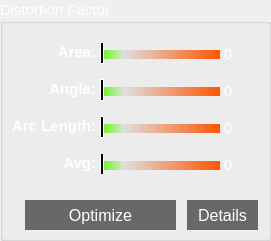
   <widget class="QGroupBox" name="distortion_area">
    <property name="geometry">
     <rect>
      <x>1220</x>
      <y>810</y>
      <width>271</width>
      <height>241</height>
     </rect>
    </property>
    <property name="palette">
     <palette>
      <active>
       <colorrole role="WindowText">
        <brush brushstyle="SolidPattern">
         <color alpha="255">
          <red>255</red>
          <green>255</green>
          <blue>255</blue>
         </color>
        </brush>
       </colorrole>
       <colorrole role="Text">
        <brush brushstyle="SolidPattern">
         <color alpha="255">
          <red>255</red>
          <green>255</green>
          <blue>255</blue>
         </color>
        </brush>
       </colorrole>
       <colorrole role="PlaceholderText">
        <brush brushstyle="NoBrush">
         <color alpha="128">
          <red>255</red>
          <green>255</green>
          <blue>255</blue>
         </color>
        </brush>
       </colorrole>
      </active>
      <inactive>
       <colorrole role="WindowText">
        <brush brushstyle="SolidPattern">
         <color alpha="255">
          <red>255</red>
          <green>255</green>
          <blue>255</blue>
         </color>
        </brush>
       </colorrole>
       <colorrole role="Text">
        <brush brushstyle="SolidPattern">
         <color alpha="255">
          <red>255</red>
          <green>255</green>
          <blue>255</blue>
         </color>
        </brush>
       </colorrole>
       <colorrole role="PlaceholderText">
        <brush brushstyle="NoBrush">
         <color alpha="128">
          <red>255</red>
          <green>255</green>
          <blue>255</blue>
         </color>
        </brush>
       </colorrole>
      </inactive>
      <disabled>
       <colorrole role="WindowText">
        <brush brushstyle="SolidPattern">
         <color alpha="255">
          <red>120</red>
          <green>120</green>
          <blue>120</blue>
         </color>
        </brush>
       </colorrole>
       <colorrole role="Text">
        <brush brushstyle="SolidPattern">
         <color alpha="255">
          <red>120</red>
          <green>120</green>
          <blue>120</blue>
         </color>
        </brush>
       </colorrole>
       <colorrole role="PlaceholderText">
        <brush brushstyle="NoBrush">
         <color alpha="128">
          <red>255</red>
          <green>255</green>
          <blue>255</blue>
         </color>
        </brush>
       </colorrole>
      </disabled>
     </palette>
    </property>
    <property name="font">
     <font>
      <pointsize>11</pointsize>
     </font>
    </property>
    <property name="autoFillBackground">
     <bool>false</bool>
    </property>
    <property name="title">
     <string>Distortion Factor</string>
    </property>
    <widget class="QLabel" name="label_err1">
     <property name="geometry">
      <rect>
       <x>1</x>
       <y>42</y>
       <width>95</width>
       <height>20</height>
      </rect>
     </property>
     <property name="font">
      <font>
       <pointsize>11</pointsize>
       <weight>75</weight>
       <bold>true</bold>
      </font>
     </property>
     <property name="styleSheet">
      <string notr="true">QLabel {color:white;}</string>
     </property>
     <property name="text">
      <string>Area:</string>
     </property>
     <property name="alignment">
      <set>Qt::AlignRight|Qt::AlignTrailing|Qt::AlignVCenter</set>
     </property>
     <property name="wordWrap">
      <bool>true</bool>
     </property>
    </widget>
    <widget class="QLabel" name="label_err2">
     <property name="geometry">
      <rect>
       <x>1</x>
       <y>79</y>
       <width>95</width>
       <height>20</height>
      </rect>
     </property>
     <property name="font">
      <font>
       <pointsize>11</pointsize>
       <weight>75</weight>
       <bold>true</bold>
      </font>
     </property>
     <property name="styleSheet">
      <string notr="true">QLabel {color:white;}</string>
     </property>
     <property name="text">
      <string>Angle:</string>
     </property>
     <property name="alignment">
      <set>Qt::AlignRight|Qt::AlignTrailing|Qt::AlignVCenter</set>
     </property>
     <property name="wordWrap">
      <bool>true</bool>
     </property>
    </widget>
    <widget class="QLabel" name="label_err3">
     <property name="geometry">
      <rect>
       <x>1</x>
       <y>116</y>
       <width>95</width>
       <height>20</height>
      </rect>
     </property>
     <property name="font">
      <font>
       <pointsize>11</pointsize>
       <weight>75</weight>
       <bold>true</bold>
      </font>
     </property>
     <property name="styleSheet">
      <string notr="true">QLabel {color:white;}</string>
     </property>
     <property name="text">
      <string>Arc Length:</string>
     </property>
     <property name="alignment">
      <set>Qt::AlignRight|Qt::AlignTrailing|Qt::AlignVCenter</set>
     </property>
     <property name="wordWrap">
      <bool>true</bool>
     </property>
    </widget>
    <widget class="QPushButton" name="pushButton_optimizePie">
     <property name="geometry">
      <rect>
       <x>25</x>
       <y>200</y>
       <width>151</width>
       <height>30</height>
      </rect>
     </property>
     <property name="font">
      <font>
       <pointsize>12</pointsize>
      </font>
     </property>
     <property name="styleSheet">
      <string notr="true">QPushButton#pushButton_optimizePie {
	color: white;
    background-color:  rgb(104, 104, 104);
    border-style: none;
    border-width: 2px;
    border-color: rgb(104, 104, 104);
}
QPushButton#pushButton_optimizePie:pressed {
    background-color: rgb(50, 50, 50);
    border-style: inset;
}</string>
     </property>
     <property name="text">
      <string>Optimize</string>
     </property>
    </widget>
    <widget class="QLabel" name="label_err4">
     <property name="geometry">
      <rect>
       <x>1</x>
       <y>153</y>
       <width>95</width>
       <height>20</height>
      </rect>
     </property>
     <property name="font">
      <font>
       <pointsize>11</pointsize>
       <weight>75</weight>
       <bold>true</bold>
      </font>
     </property>
     <property name="styleSheet">
      <string notr="true">QLabel {color:white;}</string>
     </property>
     <property name="text">
      <string>Avg:</string>
     </property>
     <property name="alignment">
      <set>Qt::AlignRight|Qt::AlignTrailing|Qt::AlignVCenter</set>
     </property>
     <property name="wordWrap">
      <bool>true</bool>
     </property>
    </widget>
    <widget class="QGroupBox" name="groupBox">
     <property name="geometry">
      <rect>
       <x>100</x>
       <y>32</y>
       <width>120</width>
       <height>151</height>
      </rect>
     </property>
     <property name="styleSheet">
      <string notr="true">QGroupBox{
border:none;
} </string>
     </property>
     <property name="title">
      <string/>
     </property>
     <widget class="QLabel" name="label_errorPin1">
      <property name="geometry">
       <rect>
        <x>0</x>
        <y>10</y>
        <width>4</width>
        <height>22</height>
       </rect>
      </property>
      <property name="font">
       <font>
        <family>Tunga</family>
        <pointsize>15</pointsize>
        <weight>75</weight>
        <italic>true</italic>
        <bold>true</bold>
       </font>
      </property>
      <property name="styleSheet">
       <string notr="true">QLabel#label_errorPin1 {
	background-color: rgb(0,0,0);
	color: white;
	border-width: 1px;
    border-style: solid;
    border-color: white;
}</string>
      </property>
      <property name="text">
       <string/>
      </property>
     </widget>
     <widget class="QLabel" name="label_errorBar1">
      <property name="geometry">
       <rect>
        <x>0</x>
        <y>18</y>
        <width>120</width>
        <height>9</height>
       </rect>
      </property>
      <property name="font">
       <font>
        <family>Tunga</family>
        <pointsize>15</pointsize>
        <weight>75</weight>
        <italic>true</italic>
        <bold>true</bold>
       </font>
      </property>
      <property name="styleSheet">
       <string notr="true">QLabel#label_errorBar1 {
	background-color: qlineargradient( x1:0 y1:0, x2:1 y2:0, stop:1 rgb(255, 85, 0), stop:0.2 rgb(223, 223, 223), stop:0 rgb(85, 255, 0) );
	color: white;
}</string>
      </property>
      <property name="text">
       <string/>
      </property>
     </widget>
     <widget class="QLabel" name="label_errorPin2">
      <property name="geometry">
       <rect>
        <x>0</x>
        <y>47</y>
        <width>4</width>
        <height>22</height>
       </rect>
      </property>
      <property name="font">
       <font>
        <family>Tunga</family>
        <pointsize>15</pointsize>
        <weight>75</weight>
        <italic>true</italic>
        <bold>true</bold>
       </font>
      </property>
      <property name="styleSheet">
       <string notr="true">QLabel#label_errorPin2 {
	background-color: rgb(0,0,0);
	color: white;
	border-width: 1px;
    border-style: solid;
    border-color: white;
}</string>
      </property>
      <property name="text">
       <string/>
      </property>
     </widget>
     <widget class="QLabel" name="label_errorBar2">
      <property name="geometry">
       <rect>
        <x>0</x>
        <y>55</y>
        <width>120</width>
        <height>9</height>
       </rect>
      </property>
      <property name="font">
       <font>
        <family>Tunga</family>
        <pointsize>15</pointsize>
        <weight>75</weight>
        <italic>true</italic>
        <bold>true</bold>
       </font>
      </property>
      <property name="styleSheet">
       <string notr="true">QLabel#label_errorBar2
 {
	background-color: qlineargradient( x1:0 y1:0, x2:1 y2:0, stop:1 rgb(255, 85, 0), stop:0.2 rgb(223, 223, 223), stop:0 rgb(85, 255, 0) );
	color: white;
}</string>
      </property>
      <property name="text">
       <string/>
      </property>
     </widget>
     <widget class="QLabel" name="label_errorPin3">
      <property name="geometry">
       <rect>
        <x>0</x>
        <y>84</y>
        <width>4</width>
        <height>22</height>
       </rect>
      </property>
      <property name="font">
       <font>
        <family>Tunga</family>
        <pointsize>15</pointsize>
        <weight>75</weight>
        <italic>true</italic>
        <bold>true</bold>
       </font>
      </property>
      <property name="styleSheet">
       <string notr="true">QLabel#label_errorPin3 {
	background-color: rgb(0,0,0);
	color: white;
	border-width: 1px;
    border-style: solid;
    border-color: white;
}</string>
      </property>
      <property name="text">
       <string/>
      </property>
     </widget>
     <widget class="QLabel" name="label_errorBar3">
      <property name="geometry">
       <rect>
        <x>0</x>
        <y>92</y>
        <width>120</width>
        <height>9</height>
       </rect>
      </property>
      <property name="font">
       <font>
        <family>Tunga</family>
        <pointsize>15</pointsize>
        <weight>75</weight>
        <italic>true</italic>
        <bold>true</bold>
       </font>
      </property>
      <property name="styleSheet">
       <string notr="true">QLabel#label_errorBar3
 {
	background-color: qlineargradient( x1:0 y1:0, x2:1 y2:0, stop:1 rgb(255, 85, 0), stop:0.2 rgb(223, 223, 223), stop:0 rgb(85, 255, 0) );
	color: white;
}</string>
      </property>
      <property name="text">
       <string/>
      </property>
     </widget>
     <widget class="QLabel" name="label_errorBar4">
      <property name="geometry">
       <rect>
        <x>0</x>
        <y>129</y>
        <width>120</width>
        <height>9</height>
       </rect>
      </property>
      <property name="font">
       <font>
        <family>Tunga</family>
        <pointsize>15</pointsize>
        <weight>75</weight>
        <italic>true</italic>
        <bold>true</bold>
       </font>
      </property>
      <property name="styleSheet">
       <string notr="true">QLabel#label_errorBar4
 {
	background-color: qlineargradient( x1:0 y1:0, x2:1 y2:0, stop:1 rgb(255, 85, 0), stop:0.2 rgb(223, 223, 223), stop:0 rgb(85, 255, 0) );
	color: white;
}</string>
      </property>
      <property name="text">
       <string/>
      </property>
     </widget>
     <widget class="QLabel" name="label_errorPin4">
      <property name="geometry">
       <rect>
        <x>0</x>
        <y>121</y>
        <width>4</width>
        <height>22</height>
       </rect>
      </property>
      <property name="font">
       <font>
        <family>Tunga</family>
        <pointsize>15</pointsize>
        <weight>75</weight>
        <italic>true</italic>
        <bold>true</bold>
       </font>
      </property>
      <property name="styleSheet">
       <string notr="true">QLabel#label_errorPin4 {
	background-color: rgb(0,0,0);
	color: white;
	border-width: 1px;
    border-style: solid;
    border-color: white;
}</string>
      </property>
      <property name="text">
       <string/>
      </property>
     </widget>
     <zorder>label_errorBar3</zorder>
     <zorder>label_errorBar2</zorder>
     <zorder>label_errorBar1</zorder>
     <zorder>label_errorPin1</zorder>
     <zorder>label_errorPin2</zorder>
     <zorder>label_errorPin3</zorder>
     <zorder>label_errorBar4</zorder>
     <zorder>label_errorPin4</zorder>
    </widget>
    <widget class="QPushButton" name="pushButton_distortionHelp">
     <property name="geometry">
      <rect>
       <x>187</x>
       <y>200</y>
       <width>71</width>
       <height>30</height>
      </rect>
     </property>
     <property name="font">
      <font>
       <pointsize>12</pointsize>
      </font>
     </property>
     <property name="styleSheet">
      <string notr="true">QPushButton#pushButton_distortionHelp {
	color: white;
    background-color:  rgb(104, 104, 104);
    border-style: none;
    border-width: 2px;
    border-color: rgb(104, 104, 104);
}
QPushButton#pushButton_distortionHelp:pressed {
    background-color: rgb(50, 50, 50);
    border-style: inset;
}</string>
     </property>
     <property name="text">
      <string>Details</string>
     </property>
    </widget>
    <widget class="QLabel" name="label_errVal3">
     <property name="geometry">
      <rect>
       <x>224</x>
       <y>118</y>
       <width>171</width>
       <height>20</height>
      </rect>
     </property>
     <property name="font">
      <font>
       <pointsize>11</pointsize>
       <weight>50</weight>
       <bold>false</bold>
      </font>
     </property>
     <property name="styleSheet">
      <string notr="true">QLabel {color:white;}</string>
     </property>
     <property name="text">
      <string>0</string>
     </property>
     <property name="wordWrap">
      <bool>true</bool>
     </property>
    </widget>
    <widget class="QLabel" name="label_errVal1">
     <property name="geometry">
      <rect>
       <x>224</x>
       <y>44</y>
       <width>40</width>
       <height>20</height>
      </rect>
     </property>
     <property name="font">
      <font>
       <pointsize>11</pointsize>
       <weight>50</weight>
       <bold>false</bold>
      </font>
     </property>
     <property name="styleSheet">
      <string notr="true">QLabel {color:white;}</string>
     </property>
     <property name="text">
      <string>0</string>
     </property>
     <property name="wordWrap">
      <bool>true</bool>
     </property>
    </widget>
    <widget class="QLabel" name="label_errVal4">
     <property name="geometry">
      <rect>
       <x>224</x>
       <y>155</y>
       <width>191</width>
       <height>20</height>
      </rect>
     </property>
     <property name="font">
      <font>
       <pointsize>11</pointsize>
       <weight>50</weight>
       <bold>false</bold>
      </font>
     </property>
     <property name="styleSheet">
      <string notr="true">QLabel {color:white;}</string>
     </property>
     <property name="text">
      <string>0</string>
     </property>
     <property name="wordWrap">
      <bool>true</bool>
     </property>
    </widget>
    <widget class="QLabel" name="label_errVal2">
     <property name="geometry">
      <rect>
       <x>224</x>
       <y>81</y>
       <width>181</width>
       <height>20</height>
      </rect>
     </property>
     <property name="font">
      <font>
       <pointsize>11</pointsize>
       <weight>50</weight>
       <bold>false</bold>
      </font>
     </property>
     <property name="styleSheet">
      <string notr="true">QLabel {color:white;}</string>
     </property>
     <property name="text">
      <string>0</string>
     </property>
     <property name="wordWrap">
      <bool>true</bool>
     </property>
    </widget>
   </widget>
